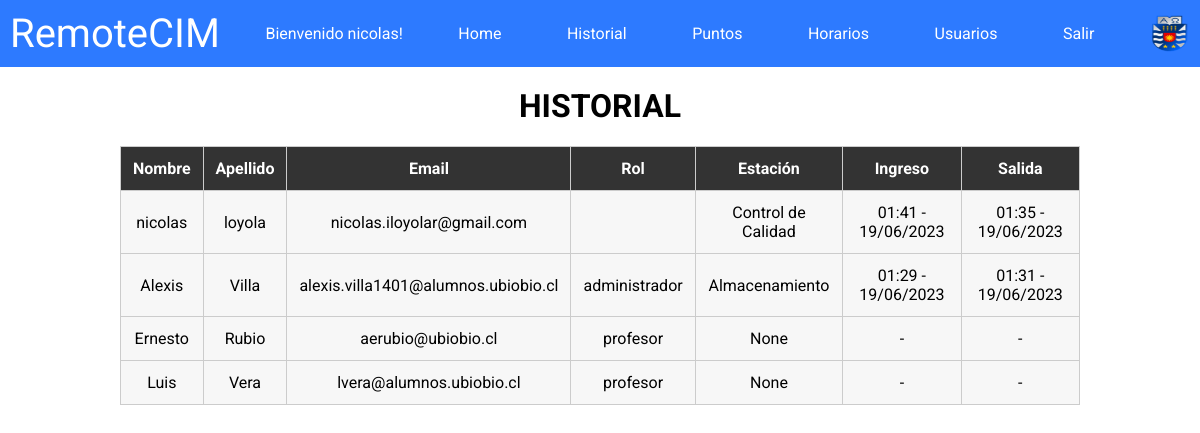
Page /historial/ (signed in) on the earlier database version.
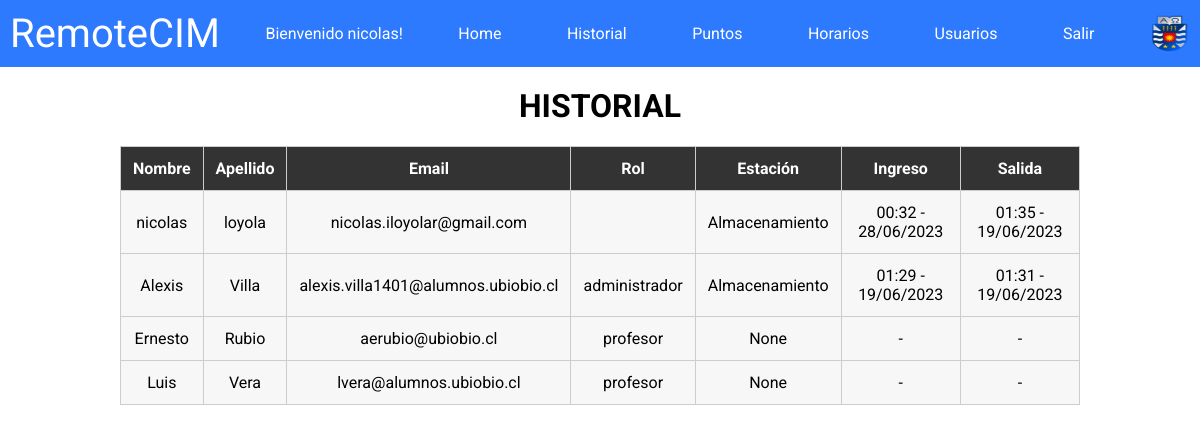
Same page on the later database version.
### remotecim/models.py (models this page shows, shortened)
class Usuario(AbstractBaseUser, PermissionsMixin):
    id_usuario = models.AutoField(primary_key=True)
    nombre = models.CharField(max_length=255)
    apellido = models.CharField(max_length=255)
    email = models.EmailField(max_length=255, unique=True)
    password = models.CharField(max_length=255)
    rol = models.CharField(max_length=255)
    is_active = models.BooleanField(default=True)
    is_staff = models.BooleanField(default=False)
    fecha_hora_inicio = models.DateTimeField(null=True, blank=True)
    fecha_hora_fin = models.DateTimeField(null=True, blank=True)
    ultima_estacion = models.CharField(max_length=255, choices=(
        ('almacenamiento', 'Almacenamiento'),
        ('mecanizado', 'Mecanizado'),
        ('control_de_calidad', 'Control de Calidad'),
    ), null=True, blank=True)
    USERNAME_FIELD = 'email'
    REQUIRED_FIELDS = ['nombre', 'apellido']
    objects = UsuarioManager()

### remotecim/views.py (the view)
# urls.py: path('historial/', historial_view, name = 'historial'),
def historial_view(request):
    usuarios = Usuario.objects.all()
    if request.user.is_authenticated:
        nombre = request.user.nombre
        if nombre == 'valentina':
            usuarios = Usuario.objects.filter(nombre='valentina')
        else:
            usuarios = Usuario.objects.all()
        return render(request, 'historial.html', {'usuarios': usuarios})
    else:
        return redirect('login')

### remotecim/templates/historial.html
{% extends 'base.html' %}
{% block content %}
  <h1 class="h1-historial">HISTORIAL</h1>
  <div class="table-container">
    <table class="custom-table">
      <thead>
        <tr>
          <th>Nombre</th>
          <th>Apellido</th>
          <th>Email</th>
          <th>Rol</th>
          <th>Estación</th>
          <th>Ingreso</th>
          <th>Salida</th>
        </tr>
      </thead>
      <tbody>
        {% for usuario in usuarios %}
          <tr>
            <td>{{ usuario.nombre }}</td>
            <td>{{ usuario.apellido }}</td>
            <td>{{ usuario.email }}</td>
            <td>{{ usuario.rol }}</td>
            <td>{{ usuario.ultima_estacion }}</td>
            <td>{{ usuario.fecha_hora_inicio|time:"H:i" }} - {{ usuario.fecha_hora_inicio|date:"d/m/Y" }}</td>
            <td>{{ usuario.fecha_hora_fin|time:"H:i" }} - {{ usuario.fecha_hora_fin|date:"d/m/Y" }}</td>
          </tr>
        {% endfor %}
      </tbody>
    </table>
  </div>
{% endblock %}

### remotecim/templates/navbar.html
{% load static %}
<nav class="navbar">
    <a class="logo-navbar">RemoteCIM</a>
    {% if user.is_authenticated %}
        <div class="navbar-text">Bienvenido {{ user.nombre }}!</div>
        <a class="a-navbar" href="{% url 'home' %}">Home</a>
        <a class="a-navbar" href="{% url 'historial' %}">Historial</a>
        <a class="a-navbar" href="{% url 'puntos' %}">Puntos</a>
        <a class="a-navbar" href="{% url 'horario' %}">Horarios</a>
        {% if user.rol != 'estudiante' %}
            <a class="a-navbar" href="{% url 'registro' %}">Usuarios</a>
        {% endif %}
        <a class="a-navbar" href="{% url 'logout' %}">Salir</a>
    {% endif %}
    <a href="https://www.ubiobio.cl/w/" target="_blank"><img src="{% static 'images/ubb_escudo.png' %}" width="40px" height="40px" alt="logo-ubb-navbar"></a>
</nav>

Differences in the rows shown:
changed Usuario "nicolas": ultima_estacion "Control de Calidad" → "Almacenamiento"; fecha_hora_inicio "01:41" → "00:32"; fecha_hora_inicio "19/06/2023" → "28/06/2023"
